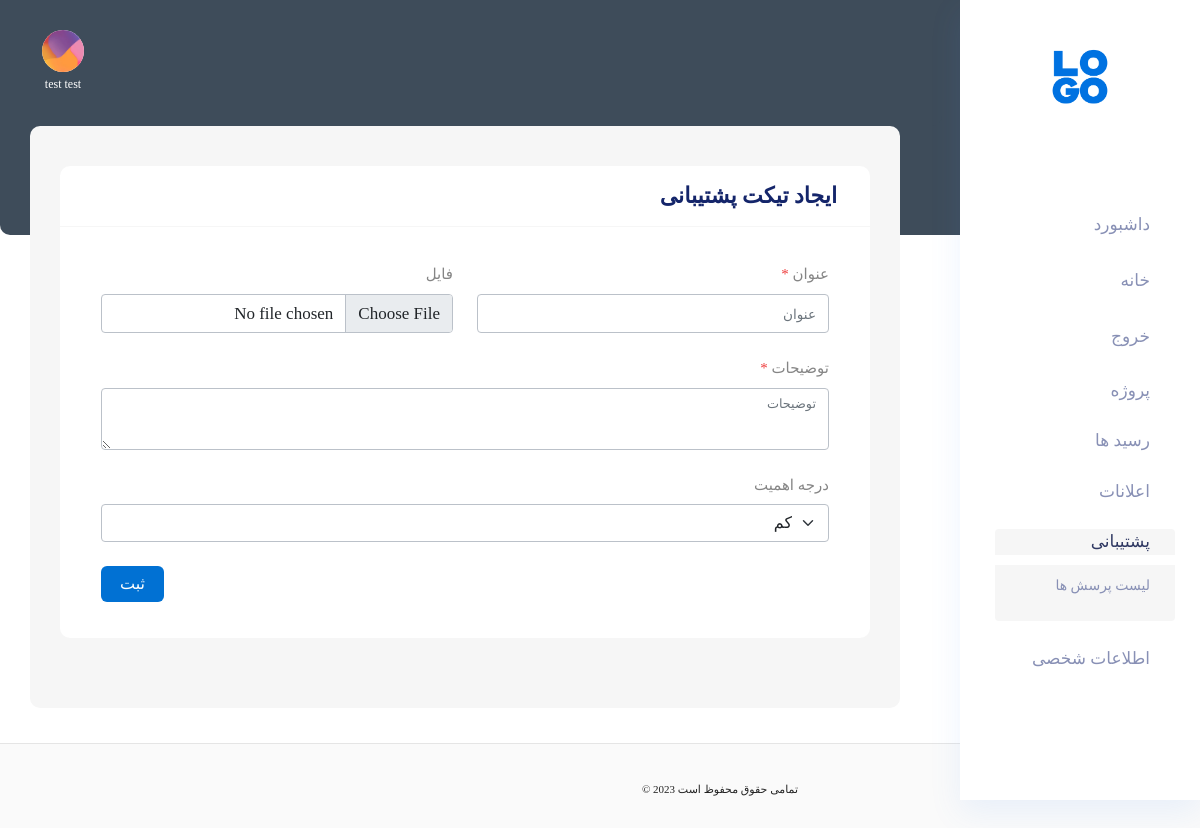
Page /u/dashboard/support/ticket/add (signed in) on the committed database.
### account/models.py (models this page shows, shortened)
class User(AbstractUser):
    ROLE_USER_OPTIONS = (
        ('normal_user', 'کاربر عادی'),
        ('financial_user', 'ادمین مالی'),
        ('super_user', 'ادمین وِیژه'),
    )
    first_name = models.CharField("first name", max_length=150, blank=True, default="بدون نام")
    username = None
    email = models.EmailField("email address", null=True, blank=True, unique=True)
    phonenumber = PhoneNumberField(region='IR', unique=True)
    is_phonenumber_confirmed = models.BooleanField(default=False)
    role = models.CharField(max_length=20, choices=ROLE_USER_OPTIONS, default='normal_user')
    USERNAME_FIELD = "phonenumber"
    REQUIRED_FIELDS = []
    objects = CustomBaseUserManager()
    normal_user = NormalUserManager()
    financial_user = FinancialUserManager()
    super_user = SuperUserManager()
    class Meta:
        ordering = '-id',
    @property
    def is_admin(self):
        return True if self.role in settings.ADMIN_USER_ROLES else False
    @property
    def is_common_admin(self):
        return True if self.role in settings.COMMON_ADMIN_USER_ROLES else False
    @property
    def is_super_admin(self):
        return True if self.role in settings.SUPER_ADMIN_ROLES else False
    def get_full_name(self):
        fl = f'{self.first_name} {self.last_name}'.strip() or 'بدون نام'
        return fl
    def get_image_url(self):
        return '/static/images/dashboard/client_img.png'

### support/views/dashboard.py (the view, shortened to what this page needs)
# urls.py: path('u/dashboard/support/ticket/add', dashboard.TicketAdd.as_view(), name='support_dashboard_ticket_add'),
class TicketAdd(View):
    template_name = 'support/dashboard/ticket/add.html'
    def get(self, request):
        context = {
            'degrees_of_importance': Ticket.DEGREE_OF_IMPORTANCE_OPTIONS,
        }
        return render(request, self.template_name, context)

### support/templates/support/dashboard/ticket/add.html (shortened to what this page needs)
{% extends 'account/dashboard/components/base/base_template.html' %}
{% load static %}
{% load render_partial %}
{% block Content %}
    {% include 'account/dashboard/components/base/nav.html' %}
    <section class="main_content dashboard_part large_header_bg">
        {% include 'account/dashboard/components/base/header.html' %}
        <div class="main_content_iner">
            <div class="container-fluid p-0 ">
                <div class="col-lg-12">
                    <div class="white_card mb_30">
                        <div class="white_card_header">
                            <div class="box_header m-0">
                                <div class="main-title">
                                    <h3 class="m-0">ایجاد تیکت پشتیبانی</h3>
                                </div>
                            </div>
                        </div>
                        <div class="white_card_body">
                            <div class="card-body">
                                <form action="{% url 'support:support_dashboard_ticket_add' %}" method="post"
                                      enctype="multipart/form-data">
                                    <div class="row mb-3">
                                        <div class="col-md-6">
                                            <label class="form-label">
                                                عنوان
                                                <span class="field-required">*</span>
                                            </label>
                                            <input type="text" name="title" class="form-control"
                                                   placeholder="عنوان" minlength="2" maxlength="100" required>
                                        </div>
                                        <div class="col-md-6">
                                            <label class="form-label">
                                                فایل
                                            </label>
                                            <input type="file" name="file" class="form-control"
                                                   placeholder="فایل" accept="file/*">
                                        </div>
                                    </div>
                                    <div class="row mb-3">
                                        <div class="col-md-12">
                                            <label class="form-label">
                                                توضیحات
                                                <span class="field-required">*</span>
                                            </label>
                                            <textarea type="text" name="description" class="form-control" required
                                                      maxlength="400" minlength="2" placeholder="توضیحات"></textarea>
                                        </div>
                                    </div>
                                    <div class="row mb-3">
                                        <div class="col-md-12">
                                            <label class="form-label" for="btnSelectUser">
                                                درجه اهمیت
                                            </label>
                                            <div>
                                                <select class="form-control form-select" name='degree_of_importance'>
                                                    {% for degree in degrees_of_importance %}
                                                        <option value="{{ degree.0 }}"
                                                                {% if forloop.first %}selected{% endif %}>
                                                            {{ degree.1 }}
                                                        </option>
                                                    {% endfor %}
                                                </select>
                                            </div>
                                        </div>
                                    </div>
                                    <div class="field field-button text-left">
                                        <button type="submit">ثبت</button>
                                    </div>
                                </form>
                            </div>
                        </div>
                    </div>
                </div>
            </div>
        </div>
        {% include 'account/dashboard/components/base/footer.html' %}
    </section>
{% endblock %}

### account/templates/account/dashboard/components/base/header.html (shortened to what this page needs)
{% load static %}
<header>
    <div class="container-fluid g-0">
        <div class="row">
            <div class="col-lg-12 p-0 ">
                <div class="header_iner d-flex justify-content-between align-items-center">
                    <div class="header_right d-flex justify-content-between align-items-center">
                        <div class="header_notification_warp d-flex align-items-center">
                            <li class="m-1" title="اعلانات">
                                <a href="{% url 'notification:notification_dashboard_user_personal_list' %}"><i
                                        class="fa fa-bell"></i></a>
                            </li>
                            <li class="m-1" title="خروج">
                                <a href="{% url 'account:logout' %}">
                                    <i class="fa fa-sign-out-alt"></i>
                                </a>
                            </li>
                        </div>
                        <div class="profile_info text-center mx-4">
                            <a href="{% url 'account:info_detail' %}">
                                <img src="{{ user.get_image_url }}" alt="{{ user.get_full_name }}">
                                <p class="font-60 text-center text-white">
                                    {{ user.get_full_name|truncatechars:30 }}
                                </p>
                            </a>
                        </div>
                    </div>
                </div>
            </div>
        </div>
    </div>
</header>

### static/styles/form.css (style rules this page uses)
::placeholder { font-family: 'Vazir'; font-size: 80%; color: #aaa; }
label { font-size: 75%; text-align: right; color: #858585; display: block; }
.field input, .field button { border: none; font-size: 16px; font-weight: 400; border-radius: 6px; }
.field button { padding: 6px 19px; }
.field button { color: #fff; background-color: #0171d3; transition: all 0.3s ease; cursor: pointer; font-family: 'Vazir'; }
.field-required { color: #ef4141; }
.form-control { margin-bottom: 8px; }

### static/styles/base.css (style rules this page uses)
* { margin: 0; padding: 0; box-sizing: border-box; }
input { font-size: 85% !important; color: #5e8591; }
body { font-family: 'Vazir'; }
.text-left { text-align: left; }
.font-60 { font-size: 60% !important; }

### rows in the picture
User: get_full_name (picture), get_full_name "test test"

### other values in the picture
form field degree_of_importance "کم"
